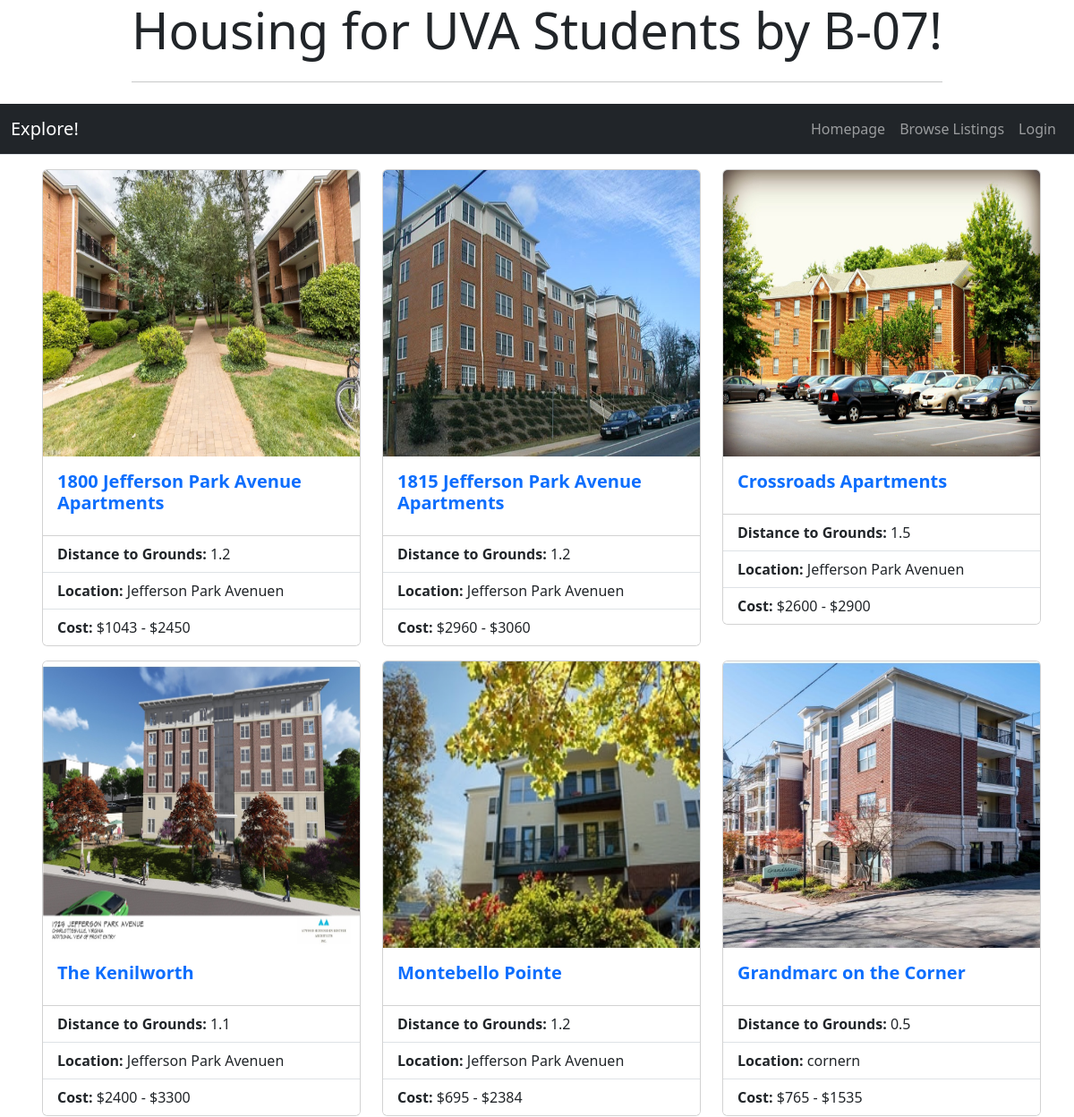
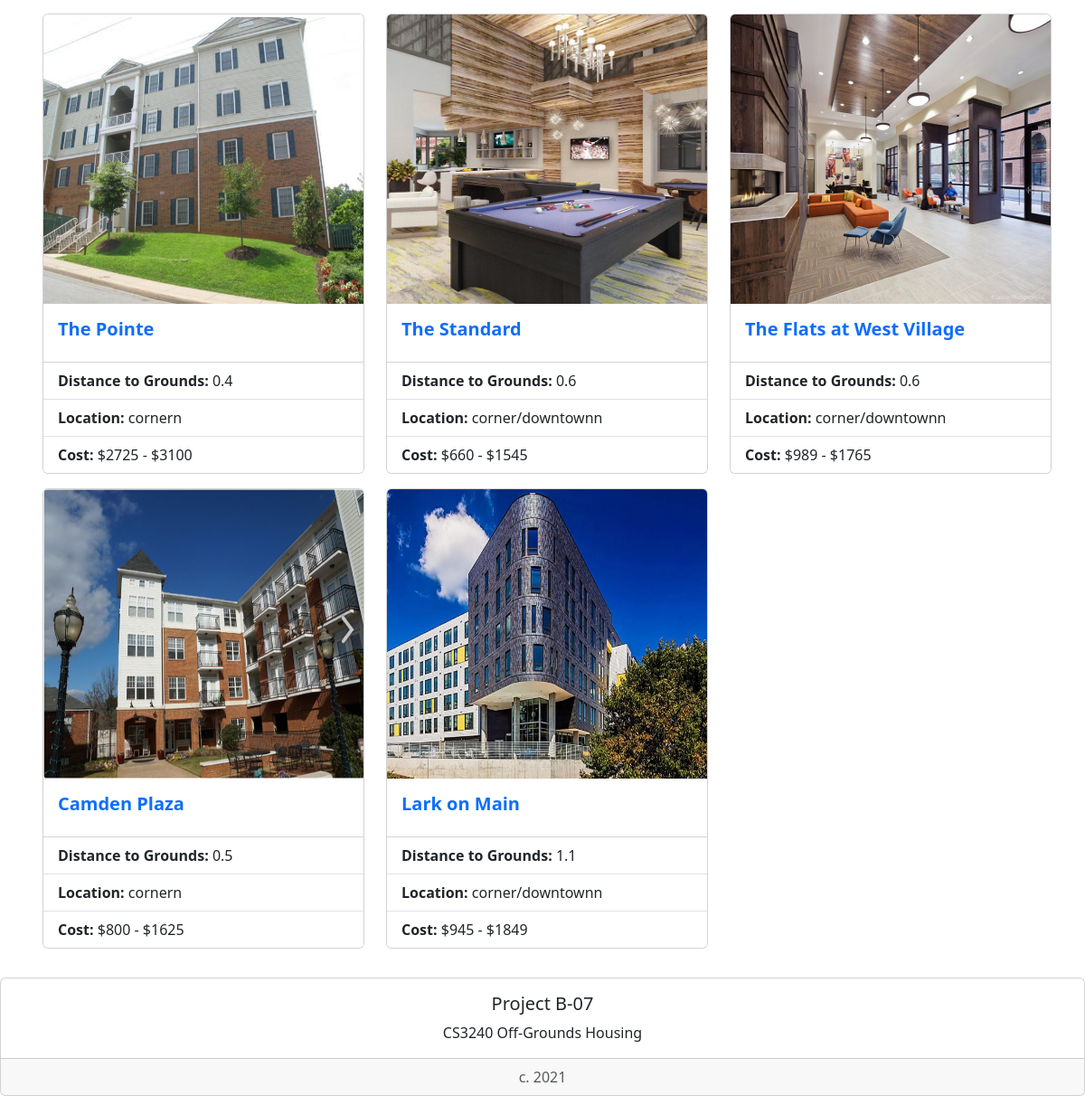
Page /housing/list/ on the committed database (2 pictures, top to bottom).
### housing/models.py (models this page shows, shortened)
class StudentHousing(models.Model):
    name = models.CharField(max_length=200)
    distToGrounds = models.FloatField(default=0)
    parking = models.BooleanField()
    minCost = models.IntegerField(default=0)
    maxCost = models.IntegerField(default=0)
    location = models.TextField(max_length=200, null=True)
    landlordEmail = models.CharField(max_length=200, null=True)
    landlordPhone = models.CharField(max_length=200, null=True)
    amenities = models.TextField(max_length=200, null=True)
    deadline = models.CharField(max_length=200, null=True)
    averageRating = models.FloatField(default=0)
    address = models.TextField(max_length=200, null=True)
    image = models.ImageField(blank=True, null=True) #makes it optional to include an image
    lat = models.FloatField(blank=True, null=True) #leave blank
    long = models.FloatField(blank=True, null=True) #leave blank

### housing/views.py (the view)
# urls.py: path('list/', views.HousingListView.as_view(), name='studentHousingList'),
class HousingListView(generic.ListView):
    template_name = 'housing/studentHousingList.html'
    context_object_name = 'studentHousing_list'
    def get_queryset(self):
        return StudentHousing.objects.filter(distToGrounds__gt=0).filter(minCost__gt=0).filter(maxCost__gt=0)\
            .filter(averageRating__gte=0).filter(averageRating__lte=5)

### housing/templates/housing/studentHousingList.html (shortened to what this page needs)
<!doctype html>
<link href='https://api.mapbox.com/mapbox-gl-js/v2.3.1/mapbox-gl.css' rel='stylesheet' /> {% load bootstrap5 %} {% bootstrap_css %} {% bootstrap_javascript %} {% load socialaccount %}
<div class="container">
    <div class="col d-flex justify-content-center">
        <div class="jumbotron">
            <h1 class="display-4">Housing for UVA Students by B-07!</h1>
            <hr class="my-4">
        </div>
    </div>
</div>
<nav class="navbar navbar-expand-lg navbar-dark bg-dark border-bottom box-shadow mb-3">
    <div class="container-fluid">
        <a class="navbar-brand">Explore!</a>
        <div class="collapse navbar-collapse justify-content-end" id="navbarNav">
            <ul class="navbar-nav">
                <li class="nav-item">
                    <a class="nav-link" href="{% url 'index' %}">Homepage</a>
                </li>
                <li class="nav-item">
                    <a class="nav-link" href="{% url 'housing:studentHousingList' %}">Browse Listings</a>
                </li>
                {% if user.is_authenticated %}
                <li class="nav-item">
                    <a class="nav-link" href="{% url 'housing:logout' %}">Logout</a>
                </li>
                <li class="nav-item dropdown">
                    <a class="nav-link dropdown-toggle" data-bs-toggle="dropdown" href="#" role="button" id="dropdownMenuLink" aria-haspopup="true" aria-expanded="false">Account</a>
                    <div class="dropdown-menu" aria-labelledby="dropdownMenuLink">
                        <a class="dropdown-item nav-link" href="{% url 'housing:review_list' %}">Manage comments</a>
                    </div>
                </li>
                <li class="nav-item">
                    <a class="nav-link" href="{% url 'housing:submission' %}">Suggest a Listing</a>
                </li>
                {% else %}
                <li class="nav-item">
                    <a class="nav-link" href="{% provider_login_url 'google' %}">Login</a>
                </li>
                {% endif %}
            </ul>
        </div>
    </div>
</nav>
 {% if studentHousing_list %}
<dl style="margin-left: 10px">
    <div class="container">
        <div class="row">
            {% for studentHousing in studentHousing_list %}
            <div class="col-sm-4 ">
                <div class="card mb-3" bg-dark mb-3>
                    {% if studentHousing.image %}
                    <img class="card-img-top img-fluid" width="25%" src="{{  studentHousing.image.url }}" alt="Card image cap" style="width: 30rem; height: 20rem;"> {% endif %}
                    <div class="card-body">
                        <h5 class="card-title"><a style="text-decoration:none" href="{% url 'housing:detail' studentHousing.id %}"><strong>{{ studentHousing.name }}</strong></a></h5>
                    </div>
                    <ul class="list-group list-group-flush">
                        <li class="list-group-item"><strong>Distance to Grounds:</strong> {{ studentHousing.distToGrounds }}</li>
                        <li class="list-group-item"><strong>Location:</strong> {{ studentHousing.location }}n</li>
                        <li class="list-group-item"><strong>Cost:</strong> ${{ studentHousing.minCost }} - ${{ studentHousing.maxCost }}</li>
                    </ul>
                </div>
            </div>
            {% endfor %}
        </div>
    </div>
</dl>
{% else %}
<p>No housing options are available.</p>
{% endif %}
<div style="bottom:0; width:100%" class="card text-center">
    <div class="card-body">
        <h5 class="card-title">Project B-07</h5>
        <p class="card-text">CS3240 Off-Grounds Housing</p>
    </div>
    <div class="card-footer text-muted">
        c. 2021
    </div>
</div>

### rows in the picture
StudentHousing: image (picture), name "1800 Jefferson Park Avenue Apartments", distToGrounds "1.2", location "Jefferson Park Avenue", minCost "1043", maxCost "2450"
StudentHousing: image (picture), name "1815 Jefferson Park Avenue Apartments", distToGrounds "1.2", location "Jefferson Park Avenue", minCost "2960", maxCost "3060"
StudentHousing: image (picture), name "Crossroads Apartments", distToGrounds "1.5", location "Jefferson Park Avenue", minCost "2600", maxCost "2900"
StudentHousing: image (picture), name "The Kenilworth", distToGrounds "1.1", location "Jefferson Park Avenue", minCost "2400", maxCost "3300"
StudentHousing: image (picture), name "Montebello Pointe", distToGrounds "1.2", location "Jefferson Park Avenue", minCost "695", maxCost "2384"
StudentHousing: image (picture), name "Grandmarc on the Corner", distToGrounds "0.5", location "corner", minCost "765", maxCost "1535"
StudentHousing: image (picture), name "The Pointe", distToGrounds "0.4", location "corner", minCost "2725", maxCost "3100"
StudentHousing: image (picture), name "The Standard", distToGrounds "0.6", location "corner/downtown", minCost "660", maxCost "1545"
StudentHousing: image (picture), name "The Flats at West Village", distToGrounds "0.6", location "corner/downtown", minCost "989", maxCost "1765"
StudentHousing: image (picture), name "Camden Plaza", distToGrounds "0.5", location "corner", minCost "800", maxCost "1625"
StudentHousing: image (picture), name "Lark on Main", distToGrounds "1.1", location "corner/downtown", minCost "945", maxCost "1849"
